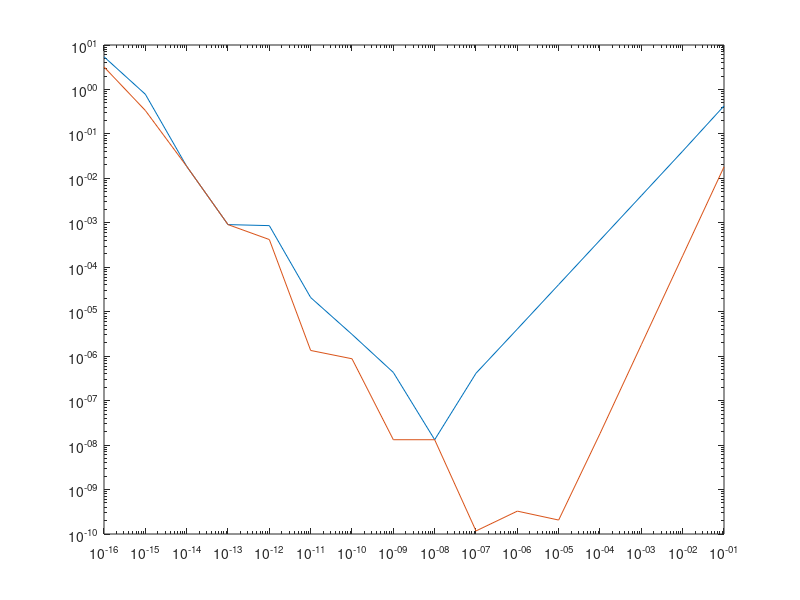

This chart was generated by the following MATLAB code:
function main_deriv 

x = fprime(1);
i_values = []
g1_errors = []
g2_errors = []

for i = 1 : 16
    a = g1(1, 10.^-i);
    b = g2(1, 10.^-i);

    g1_error = abs(x - a);
    g2_error = abs(x - b);
    i_values(i) = 10.^-i;
    g1_errors(i) = g1_error;
    g2_errors(i) = g2_error;
    loglog(i_values, g1_errors);
    hold on;
    loglog(i_values, g2_errors);
    hold off;
    

    
end


end

function g = g1(x, h)
g = (f(x+h) - f(x))/h
end

function g = g2(x, h)
g = (f(x+h) - f(x-h))/(2*h)
end

function x = f(x)
x= x*exp(x)
end
function x = fprime(x)
x = (x+1)*exp(x);
end

